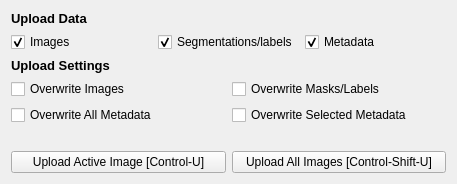
      <widget class="QWidget" name="tab_4">
       <attribute name="title">
        <string>Database Upload</string>
       </attribute>
       <layout class="QVBoxLayout" name="verticalLayout_11">
        <item>
         <widget class="QLabel" name="label_24">
          <property name="font">
           <font>
            <pointsize>10</pointsize>
            <bold>true</bold>
           </font>
          </property>
          <property name="text">
           <string>Upload Data</string>
          </property>
         </widget>
        </item>
        <item>
         <layout class="QGridLayout" name="gridLayout_24">
          <item row="0" column="1">
           <widget class="QCheckBox" name="upload_segmentations_setting">
            <property name="text">
             <string>Segmentations/labels</string>
            </property>
            <property name="checked">
             <bool>true</bool>
            </property>
           </widget>
          </item>
          <item row="0" column="0">
           <widget class="QCheckBox" name="upload_images_setting">
            <property name="text">
             <string>Images</string>
            </property>
            <property name="checked">
             <bool>true</bool>
            </property>
           </widget>
          </item>
          <item row="0" column="2">
           <widget class="QCheckBox" name="upload_metadata_setting">
            <property name="text">
             <string>Metadata</string>
            </property>
            <property name="checked">
             <bool>true</bool>
            </property>
           </widget>
          </item>
         </layout>
        </item>
        <item>
         <widget class="QLabel" name="label_32">
          <property name="font">
           <font>
            <pointsize>10</pointsize>
            <bold>true</bold>
           </font>
          </property>
          <property name="text">
           <string>Upload Settings</string>
          </property>
         </widget>
        </item>
        <item>
         <layout class="QGridLayout" name="gridLayout_25">
          <item row="0" column="1">
           <widget class="QCheckBox" name="upload_overwrite_masks">
            <property name="enabled">
             <bool>true</bool>
            </property>
            <property name="text">
             <string>Overwrite Masks/Labels</string>
            </property>
           </widget>
          </item>
          <item row="0" column="0">
           <widget class="QCheckBox" name="upload_overwrite_images">
            <property name="enabled">
             <bool>true</bool>
            </property>
            <property name="text">
             <string>Overwrite Images</string>
            </property>
           </widget>
          </item>
          <item row="1" column="0">
           <widget class="QCheckBox" name="overwrite_all_metadata">
            <property name="enabled">
             <bool>true</bool>
            </property>
            <property name="text">
             <string>Overwrite All Metadata</string>
            </property>
           </widget>
          </item>
          <item row="1" column="1">
           <widget class="QCheckBox" name="overwrite_selected_metadata">
            <property name="enabled">
             <bool>true</bool>
            </property>
            <property name="text">
             <string>Overwrite Selected Metadata</string>
            </property>
           </widget>
          </item>
         </layout>
        </item>
        <item>
         <spacer name="verticalSpacer_41">
          <property name="orientation">
           <enum>Qt::Vertical</enum>
          </property>
          <property name="sizeType">
           <enum>QSizePolicy::Minimum</enum>
          </property>
          <property name="sizeHint" stdset="0">
           <size>
            <width>435</width>
            <height>20</height>
           </size>
          </property>
         </spacer>
        </item>
        <item>
         <layout class="QGridLayout" name="database_upload_buttons_2">
          <item row="0" column="1">
           <widget class="QPushButton" name="upload_all">
            <property name="enabled">
             <bool>true</bool>
            </property>
            <property name="text">
             <string>Upload All Images [Control-Shift-U]</string>
            </property>
           </widget>
          </item>
          <item row="0" column="0">
           <widget class="QPushButton" name="upload_active">
            <property name="enabled">
             <bool>true</bool>
            </property>
            <property name="text">
             <string>Upload Active Image [Control-U]</string>
            </property>
           </widget>
          </item>
         </layout>
        </item>
       </layout>
      </widget>
